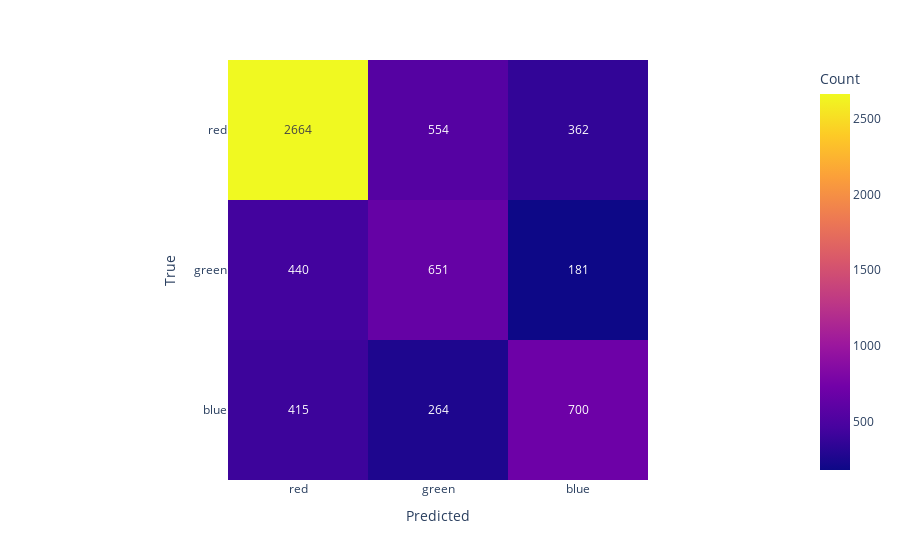

Write notebook code for a chart like this one.
### Markdown cell above
### Confusion Matrix

### Code cell
import plotly.express as px
labels = ['red', 'green', 'blue']
fig = px.imshow(cm, text_auto=True,labels=dict(x="Predicted", y="True", color="Count"))
fig.update_xaxes(tickvals=[0, 1, 2], ticktext=labels)
fig.update_yaxes(tickvals=[0, 1, 2], ticktext=labels)
fig.show()

### Figure 1 — Plotly figure (JSON) as saved in the notebook; plotly's stock layout.template omitted (floating-point values rounded to 4 significant figures)
{"data": [{"coloraxis": "coloraxis", "hovertemplate": "Predicted: %{x}<br>True: %{y}<br>Count: %{z}<extra></extra>", "name": "0", "texttemplate": "%{z}", "type": "heatmap", "xaxis": "x", "yaxis": "y", "z": [[2664, 554, 362], [440, 651, 181], [415, 264, 700]]}], "layout": {"coloraxis": {"colorbar": {"title": {"text": "Count"}}, "colorscale": [[0, "#0d0887"], [0.1111, "#46039f"], [0.2222, "#7201a8"], [0.3333, "#9c179e"], [0.4444, "#bd3786"], [0.5556, "#d8576b"], [0.6667, "#ed7953"], [0.7778, "#fb9f3a"], [0.8889, "#fdca26"], [1, "#f0f921"]]}, "margin": {"t": 60}, "xaxis": {"anchor": "y", "constrain": "domain", "domain": [0, 1], "scaleanchor": "y", "ticktext": ["red", "green", "blue"], "tickvals": [0, 1, 2], "title": {"text": "Predicted"}}, "yaxis": {"anchor": "x", "autorange": "reversed", "constrain": "domain", "domain": [0, 1], "ticktext": ["red", "green", "blue"], "tickvals": [0, 1, 2], "title": {"text": "True"}}}}
